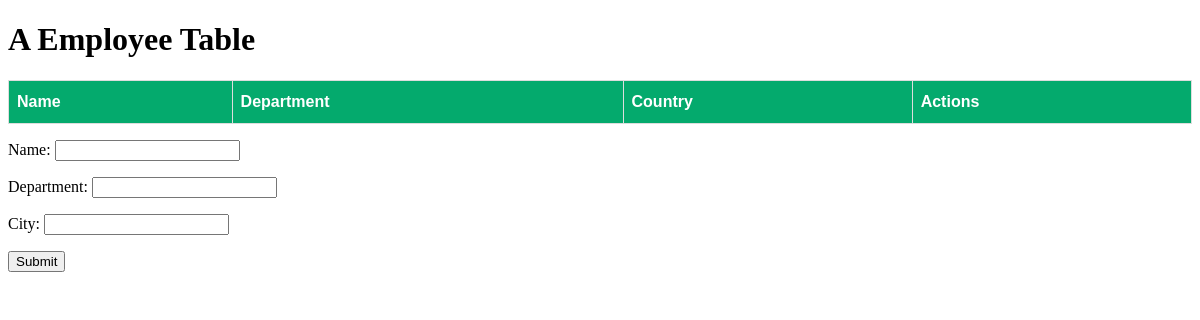
Page /myEmployee/ on the earlier database version.
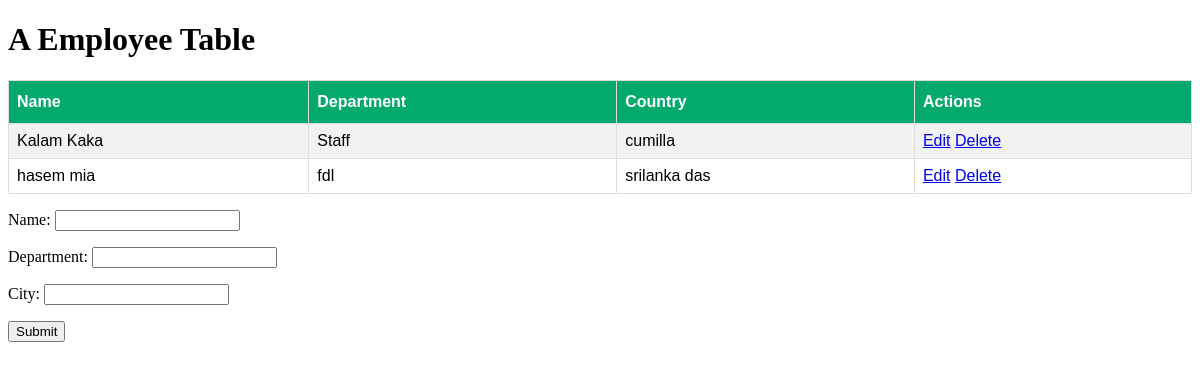
Same page on the later database version.
### myApp/models.py (models this page shows, shortened)
class Employee_Model(models.Model):
    Name=models.CharField(max_length=100)
    Department=models.CharField(max_length=100)
    City=models.CharField(max_length=100)

### myProject/views.py (the view)
# urls.py: path('myEmployee/',views.myEmployee,name="myEmployee"),
def myEmployee(request):
    employee=Employee_Model.objects.all()
    form=Employee_Form()
    if request.method == 'POST':
        form=Employee_Form(request.POST)
        if form.is_valid():
            form.save()
            return redirect("myEmployee")
    else:
        form=Employee_Form()
    return render(request,'employee.html',{'form':form,'employee':employee})

### myProject/forms.py
class Employee_Form(forms.ModelForm):
    Name = forms.CharField(max_length=100)
    Department = forms.CharField(max_length=100)
    City = forms.CharField(max_length=100)
    class Meta:
        model=Employee_Model
        fields=['Name','Department','City']
        labels={
            'Name':'Full Name',
            'Department': 'Employee Department',
            'City':'Employee City'
        }

### template/employee.html (shortened to what this page needs)
<!DOCTYPE html>
<html>
<head>
</head>
<body>
<h1>A Employee Table</h1>
<table id="customers">
  <tr>
    <th>Name</th>
    <th>Department</th>
    <th>Country</th>
    <th>Actions</th>
  </tr>
  {% for i in employee %}
  <tr>
    <td>{{i.Name}}</td>
    <td>{{i.Department}}</td>
    <td>{{i.City}}</td>
    <td>
        <a href=" {% url 'editEmployee' i.id %} ">Edit</a>
        <a href=" {% url 'deleteEmployee' i.id %} ">Delete</a>
    </td>
  </tr>
  {% endfor %}
</table>
<form action="" method="POST">
<table>
    {{form.as_p}}
</table>
<input type="submit",value="submit">
</form>
</body>
</html>

Differences in the rows shown:
added Employee_Model: Name "Kalam Kaka", Department "Staff", City "cumilla"
added Employee_Model: Name "hasem mia", Department "fdl", City "srilanka das"
